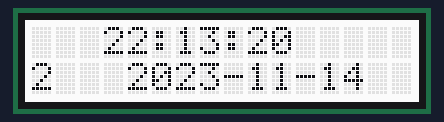
This sketch was run on a simulated Arduino Uno, built with avr-gcc and run on an emulated ATmega328P. On the bench: 16×2 character LCD. The local clock reads 2024-03-15 10:24:30 at power-on unless the sketch sets it; what the sketch prints to the serial monitor is not drawn.

Above: at 0.1 s.
At 3.2 s:
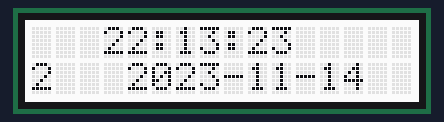
At 9.2 s:
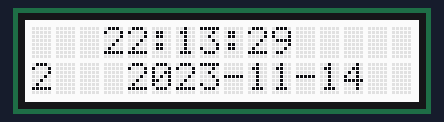
At 15.3 s:
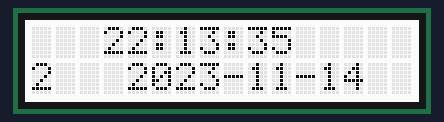
At 21.4 s:
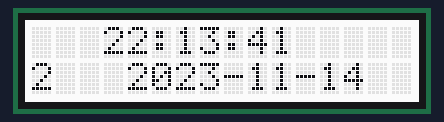
At 36.5 s:
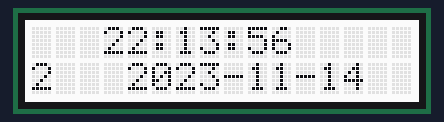

The sketch:

setTimeNew.ino
```cpp
// Date and time functions using a DS1307 RTC connected via I2C and Wire lib
#include <Wire.h>
#include "RTClib.h"
#include <DS1307.h>
#include <Adafruit_RGBLCDShield.h>
RTC_DS1307 rtc;

Adafruit_RGBLCDShield lcd = Adafruit_RGBLCDShield();
#define GREEN 0x2
#define RED 0x1
#define YELLOW 0x3
#define GREEN 0x2
#define TEAL 0x6
#define BLUE 0x4
#define VIOLET 0x5
#define WHITE 0x7


char daysOfTheWeek[7][12] = {"Sunday", "Monday", "Tuesday", "Wednesday", "Thursday", "Friday", "Saturday"};
void setup () {

 Serial.begin(9600);
 lcd.begin(16, 2);              // start the library
  lcd.setBacklight(WHITE);
  rtc.begin();

 if (! rtc.begin()) {
   Serial.println("Couldn't find RTC");
   abort();

 }


 //rtc.adjust(DateTime(2021, 3, 11, 8, 15, 0));
 if (! rtc.isrunning()) {
   Serial.println("RTC is NOT running!");
   rtc.adjust(DateTime(F(__DATE__), F(__TIME__))); //Adjusts based on computer time
   // following line sets the RTC to the date & time this sketch was compiled
   // This line sets the RTC with an explicit date & time, for example to set
   // manually set yyyy, mm, dd, hr, m, s
   //rtc.adjust(DateTime(2021, 3, 11, 8, 26, 0));

 }else if (rtc.isrunning()) {
   Serial.println("RTC is running!");
   if(rtc.now()!=DateTime(F(__DATE__), F(__TIME__))){
    rtc.adjust(DateTime(F(__DATE__), F(__TIME__)));
    Serial.println("Time set!");
    //rtc.adjust(DateTime(2021, 3, 11, 8, 26, 0));
   }

 }
}

void loop () {
   if (! rtc.isrunning()) {
   Serial.println("RTC is NOT running!");}
   if (rtc.isrunning()) {
   Serial.println("RTC is running!");}
   timeDisplay();
 DateTime now = rtc.now();
 Serial.println(now.timestamp());
 Serial.print(now.year(), DEC);
 Serial.print('/');
 Serial.print(now.month(), DEC);
 Serial.print('/');
 Serial.print(now.day(), DEC);
 Serial.print(" (");
// Serial.print(daysOfTheWeek[now.dayOfTheWeek()]);
 Serial.print(") ");
 Serial.print(now.hour(), DEC);
 Serial.print(':');
 Serial.print(now.minute(), DEC);
 Serial.print(':');
 Serial.print(now.second(), DEC);
 Serial.println();
 //Serial.print(" since midnight 1/1/1970 = ");
 //Serial.print(now.unixtime());
 //Serial.print("s = ");
 //Serial.print(now.unixtime() / 86400L);
 //Serial.println("d");
 // calculate a date which is 7 days and 30 seconds into the future
 //DateTime future (now + TimeSpan(7, 12, 30, 6));
 //Serial.print(" now + 7d + 30s: ");
 //Serial.print(future.year(), DEC);
 //Serial.print('/');
 //Serial.print(future.month(), DEC);
 //Serial.print('/');
 //Serial.print(future.day(), DEC);
 //Serial.print(' ');
 //Serial.print(future.hour(), DEC);
 //Serial.print(':');
 //Serial.print(future.minute(), DEC);
 //Serial.print(':');
 //Serial.print(future.second(), DEC);
 //Serial.println();
 //Serial.println();
 delay(3000);
 Serial.println("End line");
}

 void timeDisplay()
{
  DateTime t=rtc.now();
  lcd.clear();

  lcd.setCursor(3, 0);
  lcd.print(t.timestamp(DateTime::TIMESTAMP_TIME));

  lcd.setCursor(0, 1);
  // Display abbreviated Day-of-Week in the lower left corner
  lcd.print(t.dayOfTheWeek());

  lcd.setCursor(4,1);
  lcd.print(t.timestamp(DateTime::TIMESTAMP_DATE));

}
```

Measured:
- what the display in image 1 shows lasts 3.1 s, from 3.1 s to 6.2 s
